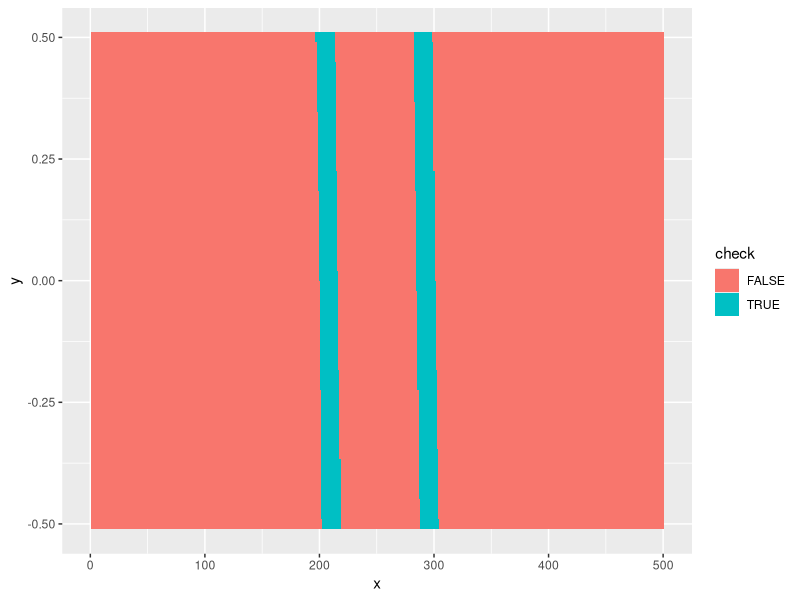
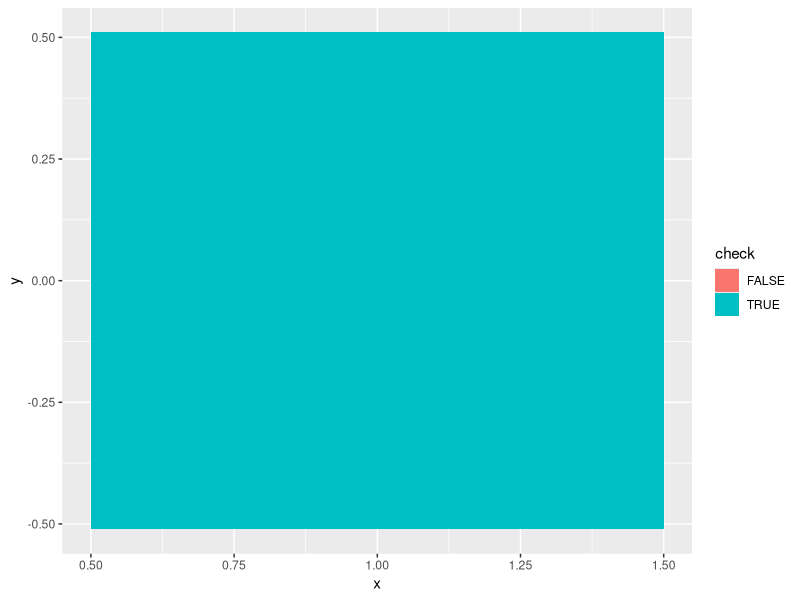

Recreate these plots in R, in order.
library(ggplot2)

dgramcharlier <- function(x, mu3=0, mu4=3) {
  dnorm(x)*( 1 + mu3*(x^3 - 3*x)/6 + (mu4 - 3)*(x^4 - 6*x^2 + 3)/24 )
}

# valid 1 ----

valid_dgramcharlier <- function(x) {
  function(parms) {
    y <- dgramcharlier(x, mu3=parms[1], mu4=parms[2])
    # as.numeric(y < 0)
    factor(y < 0, levels=c(FALSE, TRUE))
  }
}

x <- seq(-10, 10, length.out = 500)
comb <- expand.grid(mu3=seq(-0.5, 0.5, length.out = 50),
                    mu4=8)

valid <- valid_dgramcharlier(x)
z <- lapply(seq_len(dim(comb)[1]), function(i) {
  parms <- as.numeric(comb[i,])
  v <- valid(parms)
  data.frame(check=v, x=seq_along(v), y=parms[1])
})

k <- do.call(rbind, z)

ggplot(k, aes(x=x, y=y)) +
  geom_tile(aes(fill=check))

# valid 2 ----

polycoefs <- function(mu3, mu4) {
  c5 <- -(mu4 - 3)/12
}

valid_dgramcharlier <- function(x) {
  function(parms) {
    y <- dgramcharlier(x, mu3=parms[1], mu4=parms[2])
    # as.numeric(y < 0)
    any(y < 0)
  }
}

x <- seq(-10, 10, length.out = 500)
comb <- expand.grid(mu3=seq(-0.5, 0.5, length.out = 50),
                    mu4=seq(2, 8, length.out = 50))

valid <- valid_dgramcharlier(x)
z <- lapply(seq_len(dim(comb)[1]), function(i) {
  parms <- as.numeric(comb[i,])
  v <- valid(parms)
  data.frame(check=v, x=seq_along(v), y=parms[1])
})

k <- do.call(rbind, z)

ggplot(k, aes(x=x, y=y)) +
  geom_tile(aes(fill=check))
